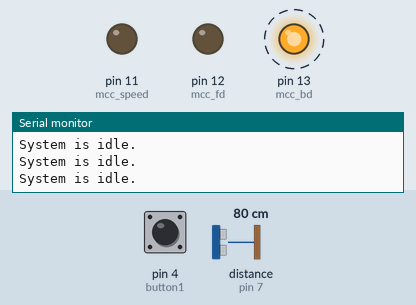
Bench run of a program on a simulated Arduino Uno, built with avr-gcc and run on an emulated ATmega328P. Shown: output pins drawn as LEDs (lit = HIGH), the last lines printed to the serial monitor. Dashed ring = blinking. The inputs (shaded band) are chosen by the test bench; at power-on: pin 4 (button1) LOW, distance to the obstacle (sensor on pin 7) 80 cm. The echo pulse lasts 58.3 µs per cm; pins used as bus, display or sensor lines are not drawn.

Above: at 1.45 s.
1.5 s: pin 4 (button1) pulled HIGH for 0.25 s
At 2.5 s:
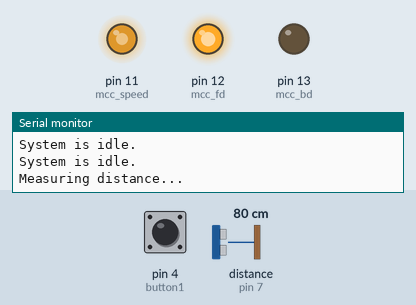
3.2 s: distance to the obstacle (sensor on pin 7) set to 11 cm
5.5 s: distance to the obstacle (sensor on pin 7) set to 8 cm
At 6.1 s:
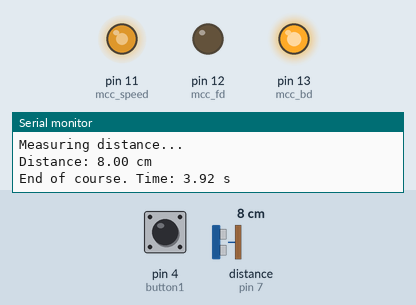
7.1 s: pin 4 (button1) pulled HIGH for 3.2 s
At 13.05 s:
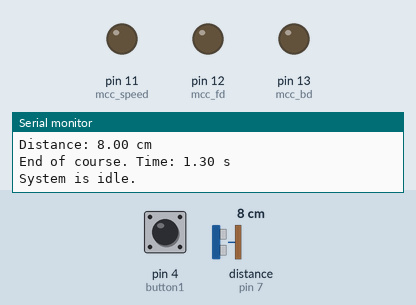
13.3 s: pin 4 (button1) pulled HIGH for 1 s
At 16.95 s:
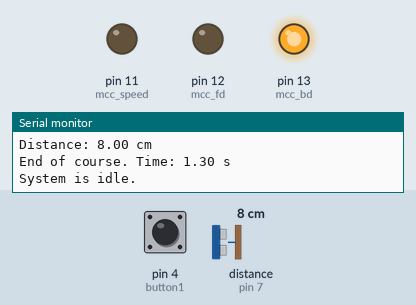
Timing chart, 0 to 18.1 s (numbered marks = the images above; inputs shaded):
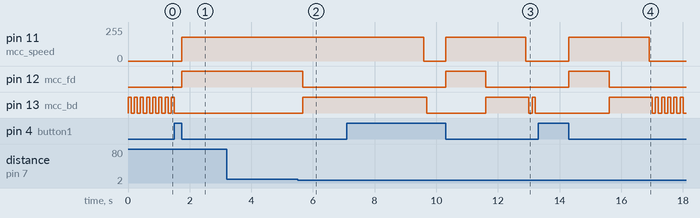

The program:

main.cpp
```cpp
#include <Arduino.h>
#define button1 4
#define trigger 8
#define echo 7
#define us_min_distance 10.00 // Minimum distance in cm to stop
#define mcc_fd 12  // forward direction
#define mcc_bd 13  // backward direction
#define mca 7 // Relay
#define mcc_speed 11 //pwm pin
#define speed 180 // Speed value from 0 to 255
// sudo chmod a+rw /dev/ttyUSB0

float measure_distance();
void mcc_control(int signal);
void blink_led(bool state);

void setup() {
  pinMode(button1,INPUT);
  pinMode(trigger,OUTPUT);
  pinMode(echo,INPUT);
  digitalWrite(trigger,LOW);
  pinMode(mcc_fd,OUTPUT);
  pinMode(mcc_bd,OUTPUT);
  pinMode(mcc_speed,OUTPUT);
  //pinMode(mca,OUTPUT);
  mcc_control(0);
  Serial.begin(115200);
}

// FSM states
enum SystemState {
  IDLE,
  MEASURING_DISTANCE,
  END_COURSE
};

SystemState currentState = IDLE;
long start_time = 0;
long travel_time = 0;

void loop() {

  switch(currentState) {
    case IDLE:
      Serial.println("System is idle.");
      blink_led(true);
      if(digitalRead(button1) == HIGH) {
        // Antibounce: wait for button release
        while(digitalRead(button1) == HIGH) {
        }

        currentState = MEASURING_DISTANCE;
        start_time = millis();
        mcc_control(1);
        // digitalWrite(mca,HIGH);
      }
      break;

    case MEASURING_DISTANCE:
      blink_led(false);
      Serial.println("Measuring distance...");
      delay(1000);
      Serial.print("Distance: ");
      Serial.print(measure_distance());
      Serial.println(" cm");
      delay(100);
      if(measure_distance() < us_min_distance) {
        currentState = END_COURSE;
        travel_time = (millis() - start_time);
        // digitalWrite(mca,LOW);
      }
      break;

    case END_COURSE:
      Serial.println("End of course. Time: " + String(travel_time/1000.00) + " s");
      mcc_control(-1);
      delay(travel_time);
      mcc_control(0);
      currentState = IDLE;
      break;
  }
}


float measure_distance()
{
  float duration;
  digitalWrite(trigger,HIGH);
  delayMicroseconds(10);
  digitalWrite(trigger,LOW);
  duration=pulseIn(echo,HIGH)/58;

  return duration;
}

void mcc_control(int signal=0)
{
  // Recieve command and controls mcc_bd, mcc_fd and mcc_speed
  if (signal == 1) {
    digitalWrite(mcc_fd, HIGH);
    digitalWrite(mcc_bd, LOW);
    analogWrite(mcc_speed, speed);
  }
  else if (signal==-1)
  {
    digitalWrite(mcc_fd, LOW);
    digitalWrite(mcc_bd, HIGH);
    analogWrite(mcc_speed, speed);
  }
  else if (signal == 0)
  {
    digitalWrite(mcc_fd, LOW);
    digitalWrite(mcc_bd, LOW);
    analogWrite(mcc_speed, 0);
  }
}

void blink_led(bool state)
{
  digitalWrite(LED_BUILTIN, state ? HIGH : LOW); // Turn the LED on or off
  delay(100);
  digitalWrite(LED_BUILTIN, LOW);
  delay(100);
}
```

Measured:
- the behaviour switches between 10 and 9 cm on distance to the obstacle (sensor on pin 7) (found by bisection; images 1 and 2)
- after the input at 1.5 s, pin 11 (mcc_speed): 0/255 → 180/255 after 0.25 s; pin 12 (mcc_fd): LOW → HIGH after 0.25 s; pin 13 (mcc_bd): goes on until 1.5 s, then stays LOW
- after the input at 5.5 s, pin 12 (mcc_fd): HIGH → LOW after 0.17 s; pin 13 (mcc_bd): LOW → HIGH after 0.17 s
- after the input at 7.1 s, pin 12 (mcc_fd): LOW → HIGH after 3.2 s, → LOW 1.3 s later
- after the input at 13.3 s, pin 11 (mcc_speed): 0/255 → 180/255 after 1.0 s, → 0/255 2.6 s later; pin 12 (mcc_fd): LOW → HIGH after 1.0 s, → LOW 1.3 s later
- by itself, pin 13 (mcc_bd): alternates HIGH for 0.10 s and LOW for 0.10 s
